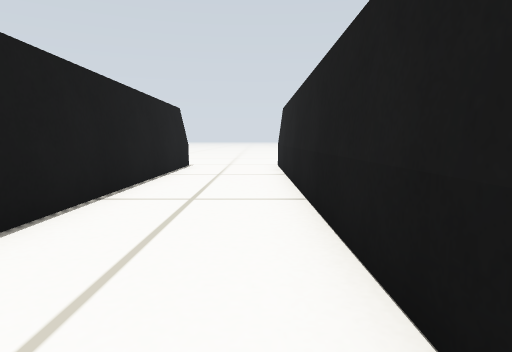
view 1 (above)

22 first-person views from a walk through a Gazebo world. The camera is 0.23 m above the floor, tilts 6° down and sees 75° across. The floor is counted in squares, 0.25 m on a side. Each view is taken from the middle of a square. On the plan, view 1 faces up. The plan holds only what a view shows up to about 12 squares ahead; the rest is blank.

view 2
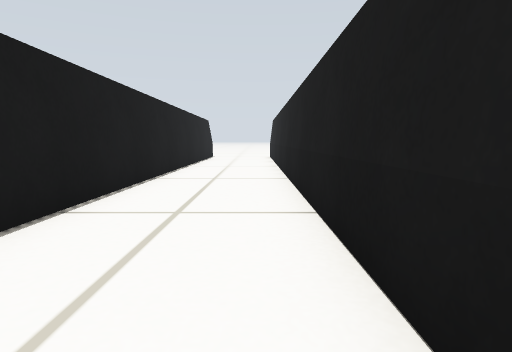

view 3
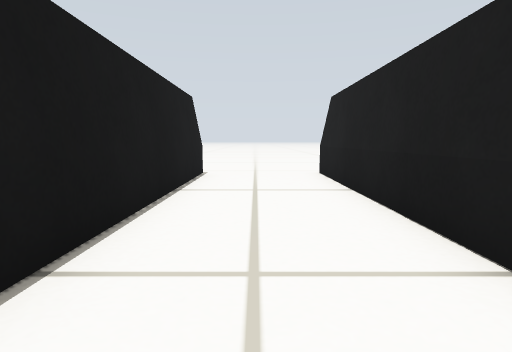

view 4
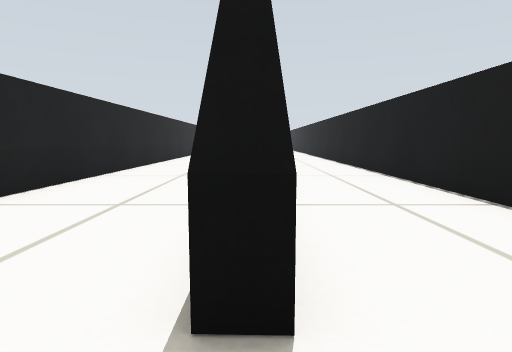

view 5
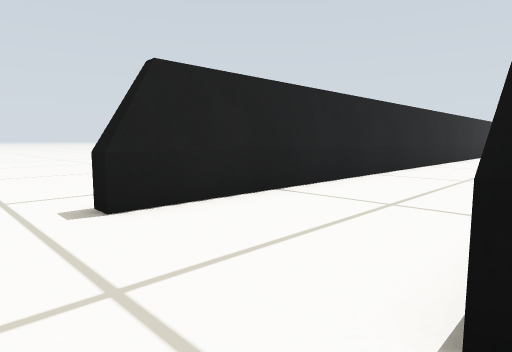

view 6
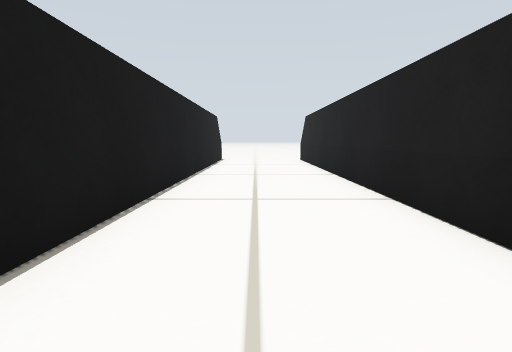

view 7
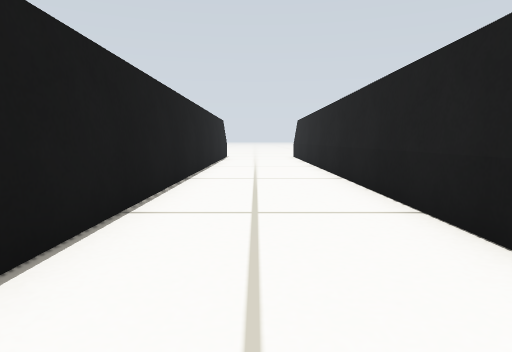

view 8
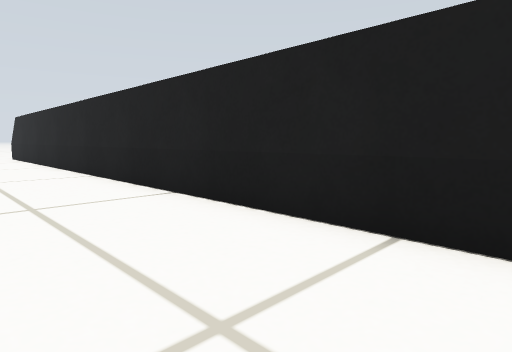

view 9
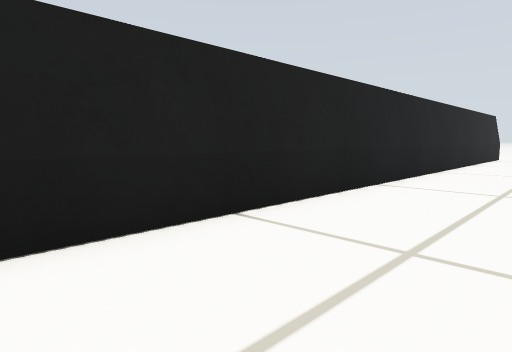

view 10
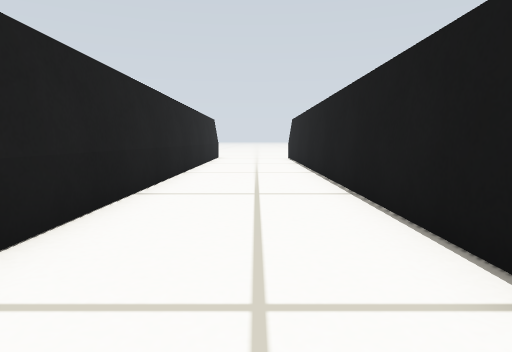

view 11
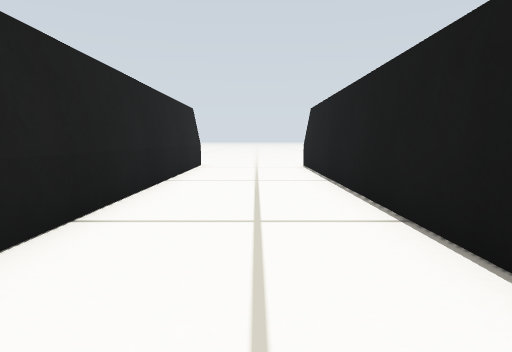

view 12
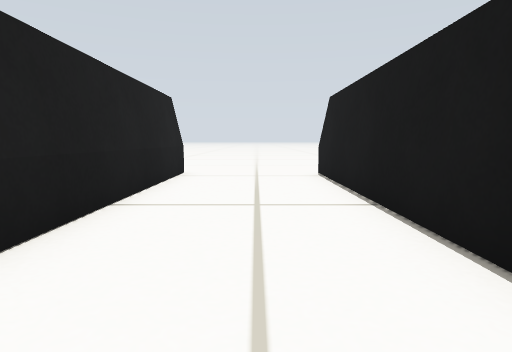

view 13
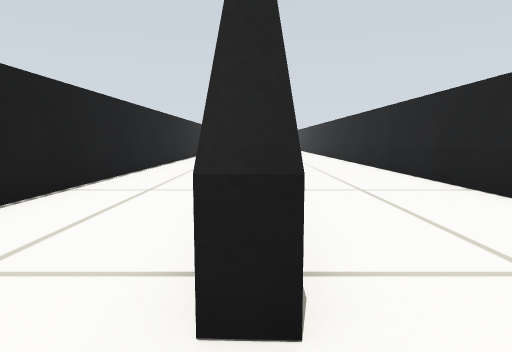

view 14
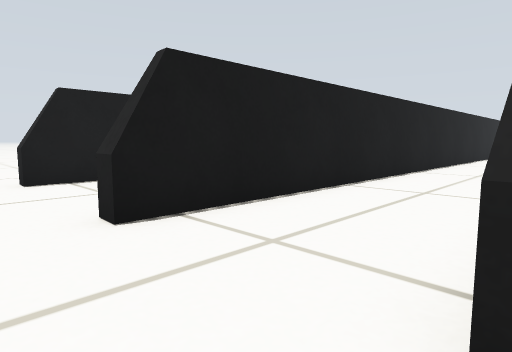

view 15
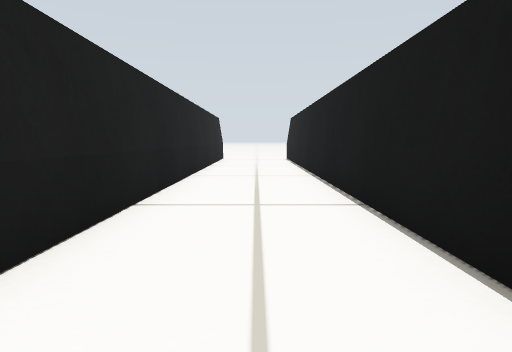

view 16
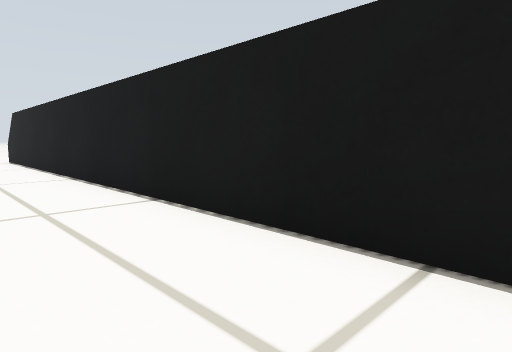

view 17
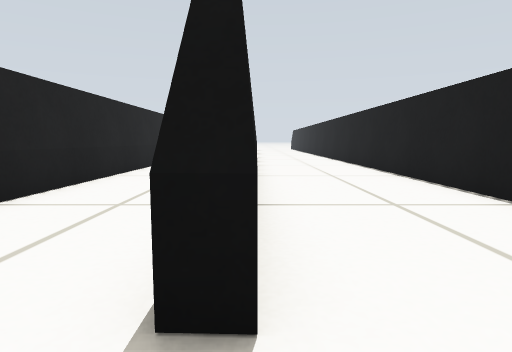

view 18
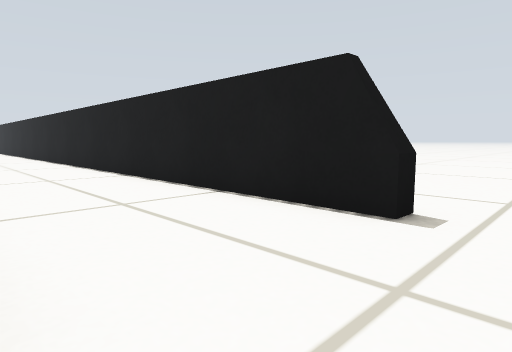

view 19
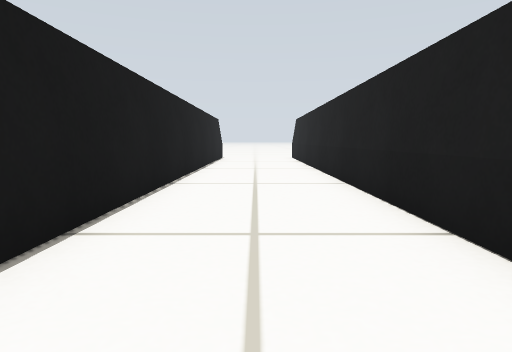

view 20
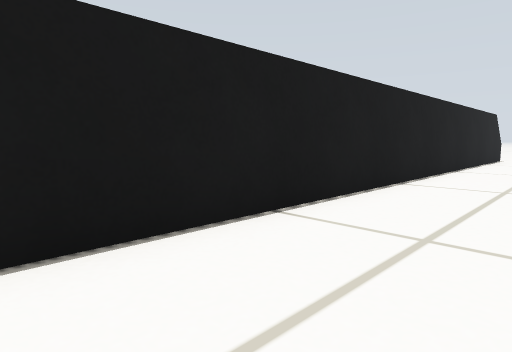

view 21
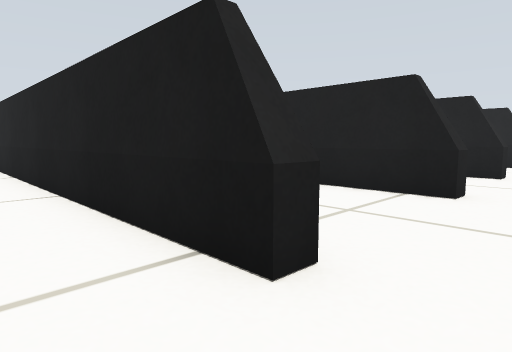

view 22
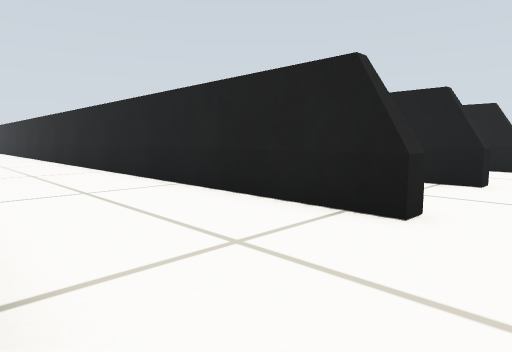

### Floor plan
Points are (right, up) in squares from view 1. A wall is a line through its corners. A room is listed if a view was taken in it or the views show most of it. See-through windows are left out.
Room 1 (views 1, 2, 3, 15, 16, 17, 18)
walls: (-2.6, -6.2) (-2.6, -23.2) (-3.1, -23.2); (0.8, -6.1) (0.8, 12.1); (0.8, -18.1) (0.8, -8.1); (-3, 12.3) (-2.5, 12.3) (-2.6, -3.8); (-3, 12.4) (-2.5, 12.4); (0.7, -23.1) (0.7, -21.9); (-2.6, -23.4) (-3.1, -23.4)
low walls: (-3, 12.6) (-2.5, 12.6)
ways out: opening at (1, -24.5) to room 2; opening at (1, 13.5) to room 2; opening at (-3, -24.5) to room 3; opening at (-3, 13.5) to room 3
Room 2 (views 4, 5, 6, 7, 8, 9, 10, 11, 12, 13, 14)
walls: (1.3, -7.1) (1.2, -23.1) (0.7, -23.1); (1.3, 8.1) (1.3, -4.9); (0.8, 12.1) (1.3, 12.1); (0.8, 12.3) (1.3, 12.3); (0.8, 12.5) (1.3, 12.5); (1.2, -23.3) (0.7, -23.3); (1.2, -23.6) (0.7, -23.5); (5.1, -23.6) (5.2, 12)
ways out: opening at (1, -24.5) to room 1; opening at (1, 13.5) to room 1; opening at (5, -24.5); opening at (5.5, 13.5)
Room 3 (views 19, 20, 22)
walls: (-3, -3.6) (-3, 6.2); (-3, 8.9) (-3, 12.3); (-6.9, -21.6) (-7, -23.6); (-7.3, 12) (-6.9, 12) (-6.9, -5.7); (-7.3, 12.2) (-6.9, 12.2); (-7.4, 12.4) (-6.9, 12.4); (-6.9, -23.1) (-7.4, -23.1); (-3.1, -23.2) (-3.1, -11.8); (-6.9, -23.3) (-7.4, -23.3)
low walls: (-7.4, 12.6) (-6.9, 12.6); (-7, -23.6) (-7.4, -23.6)
ways out: opening at (-3, -24.5) to room 1; opening at (-3, 13.5) to room 1; opening at (-7, -24.5) to room 4; opening at (-7, 13.5) to room 4
Room 4 (view 21)
walls: (-7.4, -23.6) (-7.4, -12.7)
ways out: opening at (-7, -24.5) to room 3; opening at (-7, 13.5) to room 3

Where each view was taken, in squares from view 1:
view 1: 0 up, 0 right, facing up
view 2: 7 down, 0 right, facing up
view 3: 3 up, 1 left, facing up
view 4: 14 up, 1 right, facing down
view 5: 14 up, 1 right, facing down-right
view 6: 4 down, 3 right, facing up
view 7: 7 down, 3 right, facing up
view 8: 8 down, 2 right, facing up-right
view 9: 4 down, 2 right, facing down-right
view 10: 5 down, 3 right, facing down
view 11: 11 down, 3 right, facing down
view 12: 14 down, 3 right, facing down
view 13: 25 down, 1 right, facing up
view 14: 25 down, 1 right, facing up-left
view 15: 6 down, 1 left, facing down
view 16: 6 down, 0 right, facing down-left
view 17: 14 up, 3 left, facing down
view 18: 14 up, 3 left, facing down-left
view 19: 6 down, 5 left, facing up
view 20: 6 down, 4 left, facing up-left
view 21: 25 down, 9 left, facing up-right
view 22: 25 down, 7 left, facing up-right
